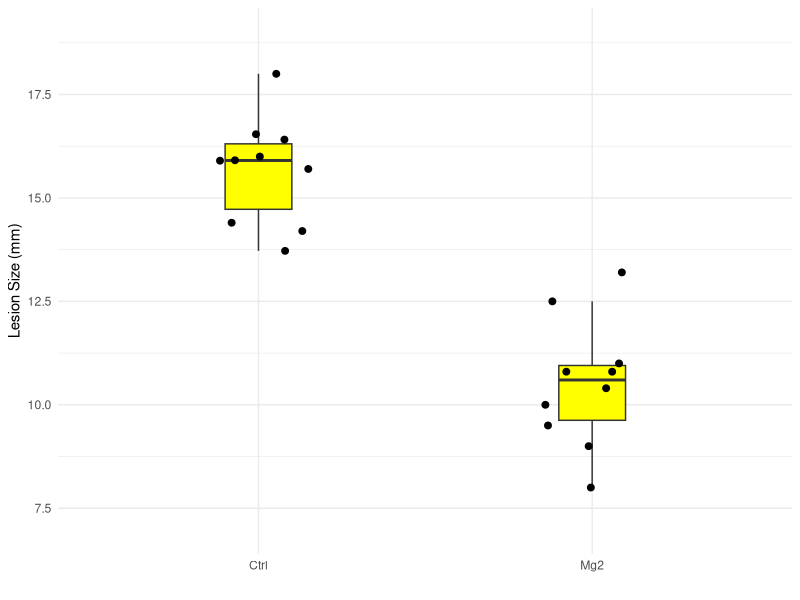
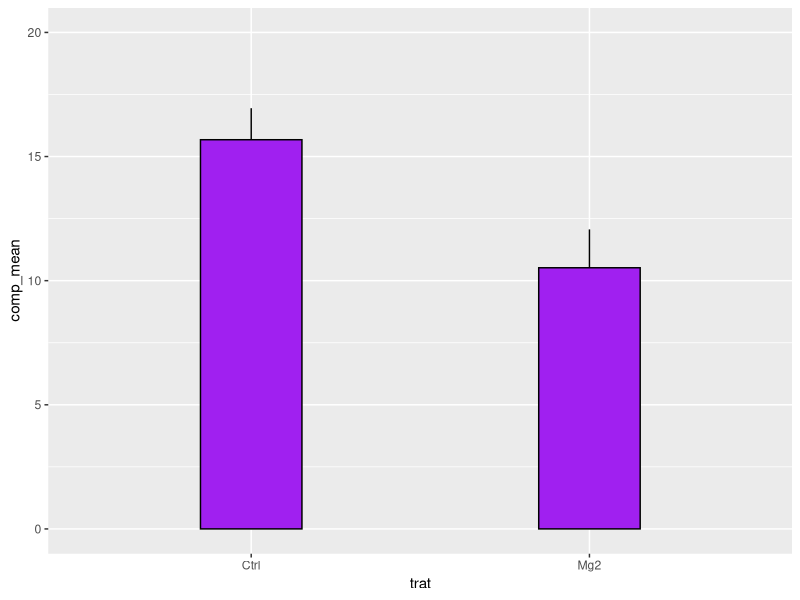
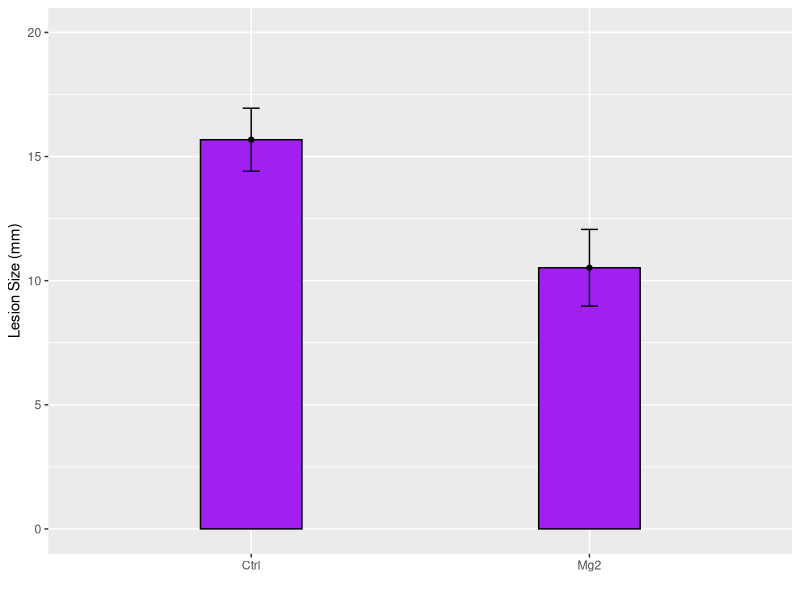
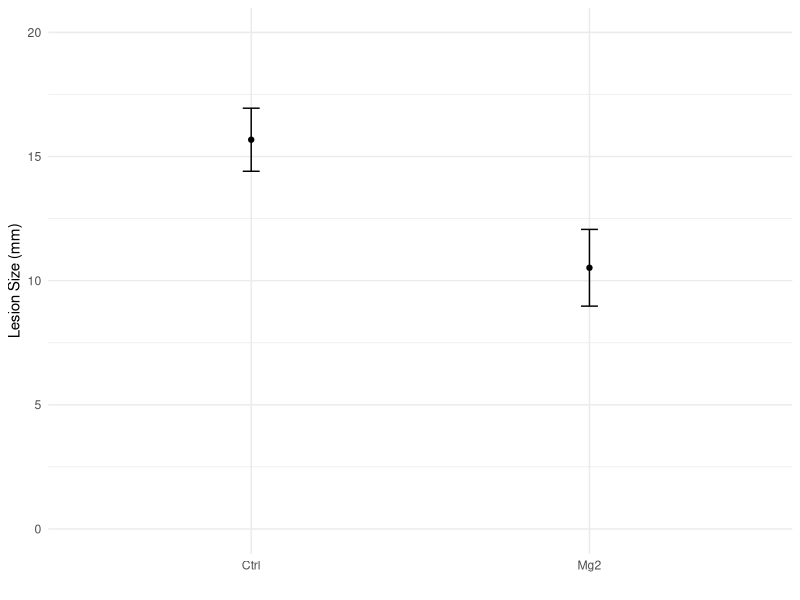
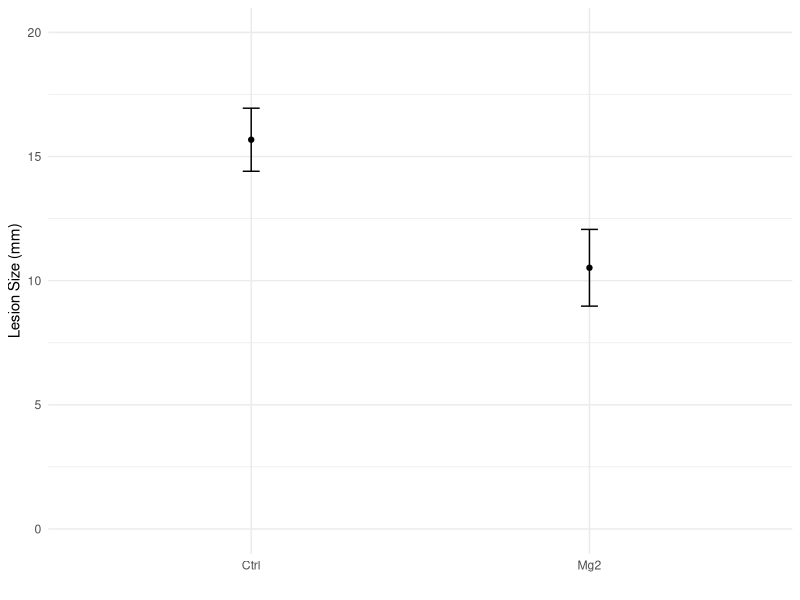
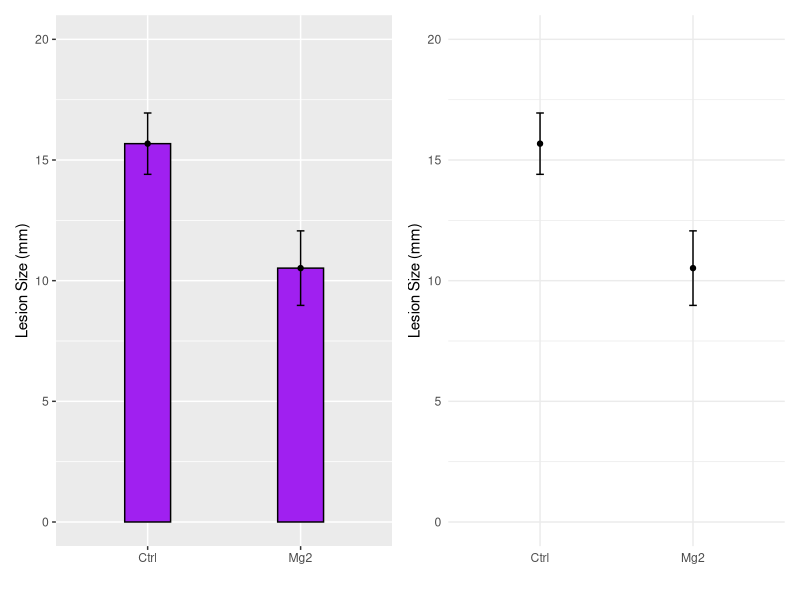
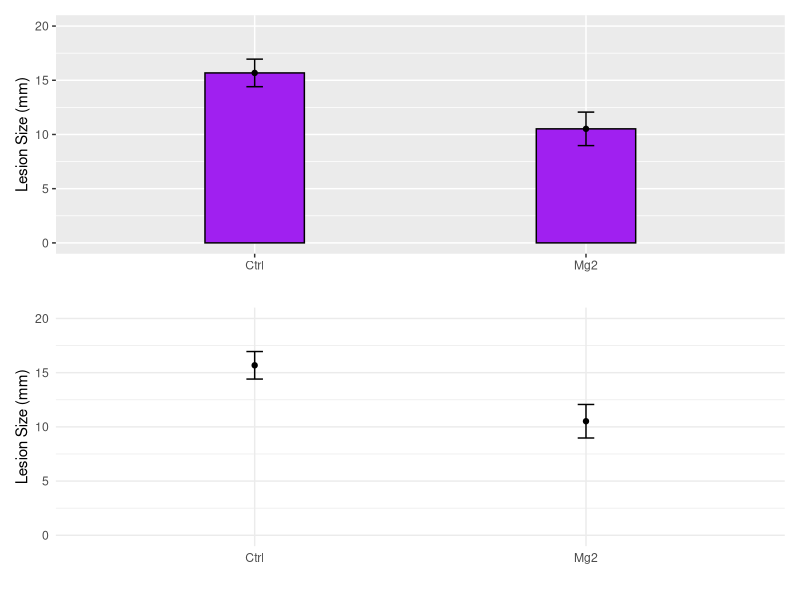
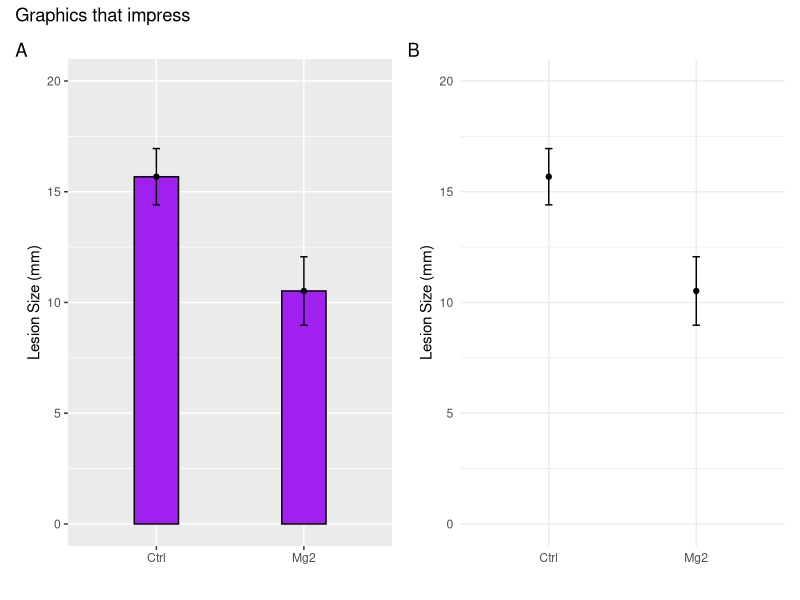

The R script that drew these images, in order:
## ---- chunk 1
warning(FALSE)

library (tidyverse)
library (readxl)

mg <- read_excel("dados-diversos.xlsx")
## ---- chunk 2
mg |> ggplot (aes(trat,comp))+
  geom_boxplot(outlier.color = NA,
               fill = "yellow",
               size = 0.5,
               width = 0.2) +
  geom_jitter(width = 0.15,
              height = 0,
              size = 2,
              color = "black") +
  scale_y_continuous(limits = c(7,19), n.breaks = 6) +
  labs (y = "Lesion Size (mm)", x = "") +
  theme_minimal()

#Nesse caso a função "ggsave()" está, além de salvando a imagem em ".png", criando uma pasta chamada "figuras", onde as imagens serão salvas.

ggsave ("figuras/plot2.png", bg = "white")
## ---- chunk 3
mg |> 
  group_by (trat) |> 
  summarise(comp_mean = mean (comp), comp_sd = sd (comp)) |> 
  ggplot (aes(trat, comp_mean)) +
  geom_col (fill = "purple",
            width = 0.3,
            color = "black") +
   scale_y_continuous(limits = c(0,20), n.breaks = 6) +
  geom_errorbar(aes(ymin = comp_mean , 
                    ymax = comp_mean + comp_sd,
                    width = 0))
## ---- chunk 4
p_box = mg |> 
  group_by (trat) |> 
  summarise(comp_mean = mean (comp), comp_sd = sd (comp)) |> 
  ggplot (aes(trat, comp_mean)) +
  geom_col (fill = "purple",
            width = 0.3,
            color = "black") +
  geom_point ()+
   scale_y_continuous(limits = c(0,20), n.breaks = 6) +
  geom_errorbar(aes(ymin = comp_mean - comp_sd , 
                    ymax = comp_mean + comp_sd,
                    width = 0.05)) +
  labs (y = "Lesion Size (mm)", x = "")

p_box
## ---- chunk 5
mg |> 
  group_by (trat) |> 
  summarise(comp_mean = mean (comp),
            comp_sd = sd (comp)) |> 
  ggplot (aes(trat, comp_mean)) +
  geom_point ()+
   scale_y_continuous(limits = c(0,20), n.breaks = 6) +
  geom_errorbar(aes(ymin = comp_mean - comp_sd , 
                    ymax = comp_mean + comp_sd,
                    width = 0.05)) +
  theme_minimal() +
  labs (y = "Lesion Size (mm)", x = "")

ggsave ("figuras/plot2.2.png", bg = "white", 
        width = 4, 
        height = 4)
## ---- chunk 6
p_means = mg |> 
  group_by (trat) |> 
  summarise(comp_mean = mean (comp),
            comp_sd = sd (comp)) |> 
  ggplot (aes(trat, comp_mean)) +
  geom_point ()+
   scale_y_continuous(limits = c(0,20), n.breaks = 6) +
  geom_errorbar(aes(ymin = comp_mean - comp_sd , 
                    ymax = comp_mean + comp_sd,
                    width = 0.05)) +
  theme_minimal() +
  labs (y = "Lesion Size (mm)", x = "")

p_means
## ---- chunk 7
library (patchwork)

p_box | p_means
## ---- chunk 8
library (patchwork)

p_box / p_means
## ---- chunk 9
library (patchwork)

(p_box | p_means) +
  plot_annotation(tag_levels = "A",
                  title = "Graphics that impress")

#O "plot_annotation()" adiciona ao seu "patchwork" informações úteis como títulos, legendas, fonte, etc.

ggsave ("figuras/combined.png")
## ---- chunk 10
survey <- read_excel("dados-diversos.xlsx", sheet = "survey")

survey |> 
  filter (state == "RS") |> 
  count (species) |> 
  ggplot(aes(species, n)) +
  geom_col(width = 0.3,
           fill = "darkblue",
           color = "black") +
  coord_flip () +
  labs (x = "", y = "Number of isolates", 
        title = "Graphics that impress",
        subtitle = "I made it") +
  theme_classic()

#A função "coord_flip()" cria gráficos horizontais.

ggsave ("figuras/barplot.png", bg = "white")
## ---- chunk 11
survey <- read_excel("dados-diversos.xlsx", sheet = "survey")

survey |> 
  filter (state == "RS") |> 
  count (species, residue) |> 
  ggplot(aes(species, n)) +
  geom_col(width = 0.3,
           fill = "darkblue",
           color = "black") +
  coord_flip () +
  facet_wrap(~residue, ncol = 1) +
  labs (x = "", y = "Number of isolates", 
        title = "Graphics that impress",
        subtitle = "I made it") +
  theme_bw()

ggsave ("figuras/barplot2.png", bg = "white")
